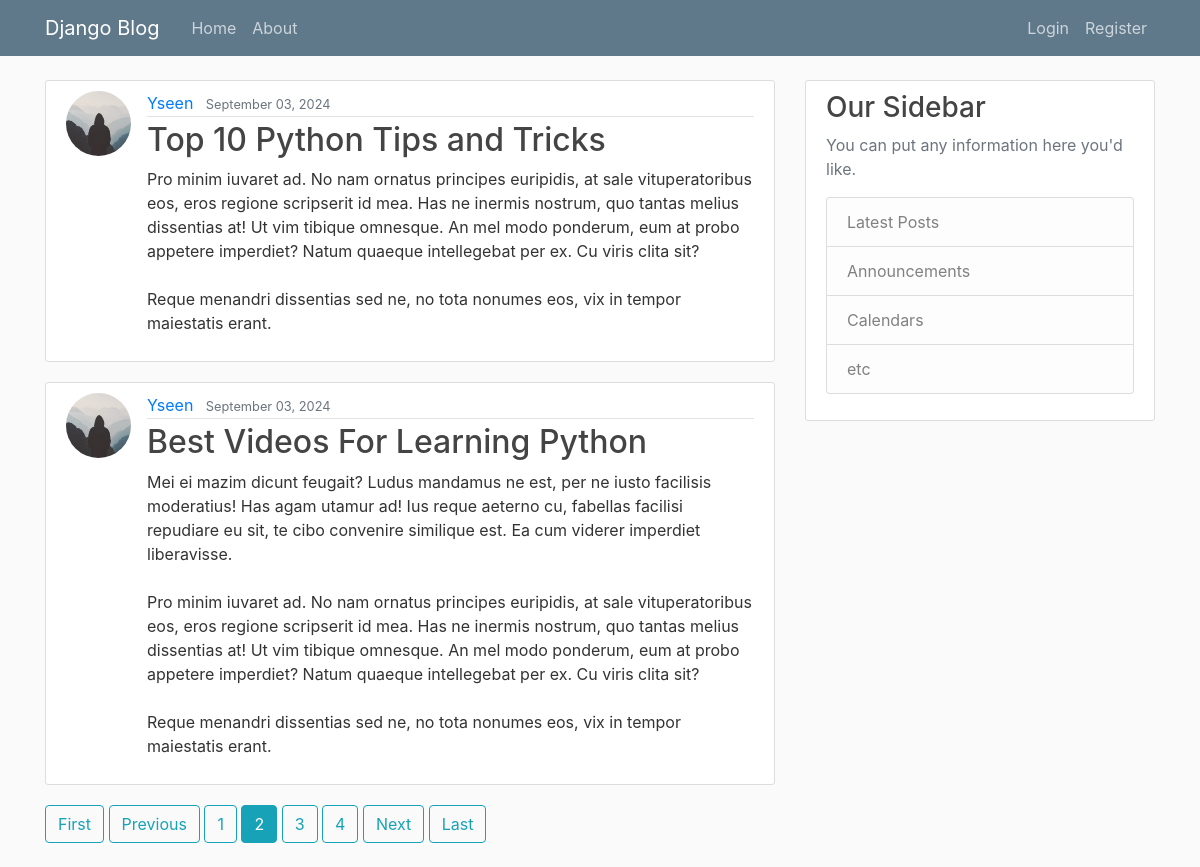
Screenshot of /?page=2 with the database file from the repository.
### blog/models.py (models this page shows, shortened)
class Post(models.Model):
    title = models.CharField(max_length=100)# this chracter field
    content = models.TextField()# it line and line of text or unrestricted text
    date_posted = models.DateTimeField(default=timezone.now)# auto_now = True: which means update the date posted
    author = models.ForeignKey(User,on_delete=models.CASCADE)# ondelete tell django what shuld do when a auther field is deleted

### users/models.py (models this page shows, shortened)
class Profile(models.Model):
    user = models.OneToOneField(User,on_delete=models.CASCADE)# create onto one relationship between User field
    image = models.ImageField(default = 'default.jpg',upload_to=' profile_pics')# it is image field and it accept the .jpg by defalut and uploadt_to directory that images uploded to tath

### blog/views.py (the view)
# urls.py: path('', PostListView.as_view() , name='blog-home'),
class PostListView(ListView):#Render some list of objects,
    model = Post
    template_name = 'blog/home.html'#<app>/<model>_<viewtype>.html
    context_object_name = 'posts'# use the home posts content
    ordering = ['-date_posted']# it order the postes by date_poste model
    paginate_by = 2 # paginate home with 2 content

### blog/templates/blog/home.html
{% extends "blog/base.html" %}
{% block content %}
    {% for post in posts %}
        <article class="media content-section">
          <img class ='rounded-circle article-img' src ='{{post.author.profile.image.url}}'>
          <div class="media-body">
            <div class="article-metadata">
              <a class="mr-2" href="#">{{ post.author }}</a>
              <small class="text-muted">{{ post.date_posted|date:"F d, Y" }}</small>
            </div>
            <h2><a class="article-title" href="{% url 'post-detail' post.id %}">{{ post.title }}</a></h2>
            <p class="article-content">{{ post.content }}</p>
          </div>
        </article>
    {% endfor %}
    {% if is_paginated %}
      {% if page_obj.has_previous %}
        <a class="btn btn-outline-info mb-4" href="?page=1">First</a>
        <a class="btn btn-outline-info mb-4" href="?page={{ page_obj.previous_page_number }}">Previous</a>
      {% endif %}
      {% for num in page_obj.paginator.page_range %}
        {% if page_obj.number == num %}
          <a class="btn btn-info mb-4" href="?page={{ num }}">{{ num }}</a>
        {% elif num > page_obj.number|add:'-3' and num < page_obj.number|add:'3' %}
          <a class="btn btn-outline-info mb-4" href="?page={{ num }}">{{ num }}</a>
        {% endif %}
      {% endfor %}
      {% if page_obj.has_next %}
        <a class="btn btn-outline-info mb-4" href="?page={{ page_obj.next_page_number }}">Next</a>
        <a class="btn btn-outline-info mb-4" href="?page={{ page_obj.paginator.num_pages }}">Last</a>
      {% endif %}
    {% endif %}
{% endblock content %}

### blog/templates/blog/base.html (shortened to what this page needs)
{% load static %}
<!DOCTYPE html>
<html>
<head>
    <link rel="stylesheet" href="https://maxcdn.bootstrapcdn.com/bootstrap/4.0.0/css/bootstrap.min.css">
    <link rel="stylesheet" type="text/css" href="{% static 'blog/main.css' %}">
</head>
<body>
    <header class="site-header">
      <nav class="navbar navbar-expand-md navbar-dark bg-steel fixed-top">
        <div class="container">
          <a class="navbar-brand mr-4" href="{% url 'blog-home' %}">Django Blog</a>
          <div class="collapse navbar-collapse" id="navbarToggle">
            <div class="navbar-nav mr-auto">
              <a class="nav-item nav-link" href="{% url 'blog-home' %}">Home</a>
              <a class="nav-item nav-link" href="{% url 'blog-about' %}">About</a>
            </div>
            <div class="navbar-nav">
              {% if user.is_authenticated %}
              <a class="nav-item nav-link" href="{% url 'post-create' %}">New Post</a>
              <a class="nav-item nav-link" href="{% url 'profile' %}">profile</a>
              <a class="nav-item nav-link" href="{% url 'logout' %}">Logout</a>
              {% else %}
              <a class="nav-item nav-link" href="{% url 'login' %}">Login</a>
              <a class="nav-item nav-link" href="{% url 'register' %}">Register</a>
              {% endif %}
            </div>
          </div>
        </div>
      </nav>
    </header>
    <main role="main" class="container">
      <div class="row">
        <div class="col-md-8">
          {% block content %}{% endblock %}
        </div>
        <div class="col-md-4">
          <div class="content-section">
            <h3>Our Sidebar</h3>
            <p class='text-muted'>You can put any information here you'd like.
              <ul class="list-group">
                <li class="list-group-item list-group-item-light">Latest Posts</li>
                <li class="list-group-item list-group-item-light">Announcements</li>
                <li class="list-group-item list-group-item-light">Calendars</li>
                <li class="list-group-item list-group-item-light">etc</li>
              </ul>
            </p>
          </div>
        </div>
      </div>
    </main>
</body>
</html>

### static/blog/main.css (style rules this page uses)
body { background: #fafafa; color: #333333; margin-top: 5rem; }
h1, h2, h3, h4, h5, h6 { color: #444444; }
ul { margin: 0; }
.bg-steel { background-color: #5f788a; }
.site-header .navbar-nav .nav-link { color: #cbd5db; }
.content-section { background: #ffffff; padding: 10px 20px; border: 1px solid #dddddd; border-radius: 3px; margin-bottom: 20px; }
.article-title { color: #444444; }
.article-content { white-space: pre-line; }
.article-img { height: 65px; width: 65px; margin-right: 16px; }
.article-metadata { padding-bottom: 1px; margin-bottom: 4px; border-bottom: 1px solid #e3e3e3 }

### rows the page displays
Post: author.profile.image (placeholder picture), author "Yseen", date_posted "September 03, 2024", title "Top 10 Python Tips and Tricks", content "Pro minim iuvaret ad. No nam ornatus principes euripidis, at sale vituperatoribus eos, eros regione scripserit id mea. Has ne inermis nostrum, quo tantas melius dissentias at! Ut vim tibique omnesque. An mel modo ponderum, eum at probo appetere imperdiet? Natum quaeque intellegebat per ex. Cu viris clita sit? Reque menandri dissentias sed ne, no tota nonumes eos, vix in tempor maiestatis erant."
Post: author.profile.image (placeholder picture), author "Yseen", date_posted "September 03, 2024", title "Best Videos For Learning Python", content "Mei ei mazim dicunt feugait? Ludus mandamus ne est, per ne iusto facilisis moderatius! Has agam utamur ad! Ius reque aeterno cu, fabellas facilisi repudiare eu sit, te cibo convenire similique est. Ea cum viderer imperdiet liberavisse. Pro minim iuvaret ad. No nam ornatus principes euripidis, at sale vituperatoribus eos, eros regione scripserit id mea. Has ne inermis nostrum, quo tantas melius dissentias at! Ut vim tibique omnesque. An mel modo ponderum, eum at probo appetere imperdiet? Natum quaeque intellegebat per ex. Cu viris clita sit? Reque menandri dissentias sed ne, no tota nonumes eos, vix in tempor maiestatis erant."

### other values shown
{{ num }} "1" "3" "4"
{{ num }} "2"
